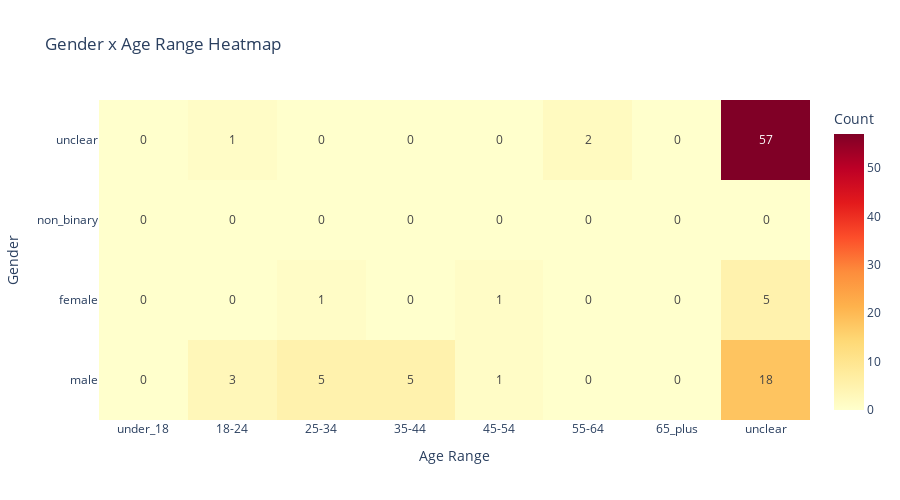

Here is the notebook cell this chart was saved with:
### Code cell
# Visualize gender x age heatmap
age_order = ['under_18', '18-24', '25-34', '35-44', '45-54', '55-64', '65_plus', 'unclear']
gender_order = ['male', 'female', 'non_binary', 'unclear']

gender_age_ordered = pd.crosstab(df['inferred_gender'], df['inferred_age_range'])
gender_age_ordered = gender_age_ordered.reindex(index=gender_order, columns=age_order, fill_value=0)

fig = go.Figure(data=go.Heatmap(
	z=gender_age_ordered.values,
	x=gender_age_ordered.columns,
	y=gender_age_ordered.index,
	colorscale='YlOrRd',
	text=gender_age_ordered.values,
	texttemplate='%{text}',
	textfont={"size": 12},
	colorbar=dict(title="Count")
))

fig.update_layout(
	title='Gender x Age Range Heatmap',
	xaxis_title='Age Range',
	yaxis_title='Gender',
	height=500
)

fig.show()

### Figure 1 — Plotly figure (JSON) as saved in the notebook; plotly's stock layout.template omitted (floating-point values rounded to 4 significant figures)
{"data": [{"colorbar": {"title": {"text": "Count"}}, "colorscale": [[0, "rgb(255,255,204)"], [0.125, "rgb(255,237,160)"], [0.25, "rgb(254,217,118)"], [0.375, "rgb(254,178,76)"], [0.5, "rgb(253,141,60)"], [0.625, "rgb(252,78,42)"], [0.75, "rgb(227,26,28)"], [0.875, "rgb(189,0,38)"], [1, "rgb(128,0,38)"]], "text": [[0, 3, 5, 5, 1, 0, 0, 18], [0, 0, 1, 0, 1, 0, 0, 5], [0, 0, 0, 0, 0, 0, 0, 0], [0, 1, 0, 0, 0, 2, 0, 57]], "textfont": {"size": 12}, "texttemplate": "%{text}", "type": "heatmap", "x": ["under_18", "18-24", "25-34", "35-44", "45-54", "55-64", "65_plus", "unclear"], "y": ["male", "female", "non_binary", "unclear"], "z": [[0, 3, 5, 5, 1, 0, 0, 18], [0, 0, 1, 0, 1, 0, 0, 5], [0, 0, 0, 0, 0, 0, 0, 0], [0, 1, 0, 0, 0, 2, 0, 57]]}], "layout": {"height": 500, "title": {"text": "Gender x Age Range Heatmap"}, "xaxis": {"title": {"text": "Age Range"}}, "yaxis": {"title": {"text": "Gender"}}}}
